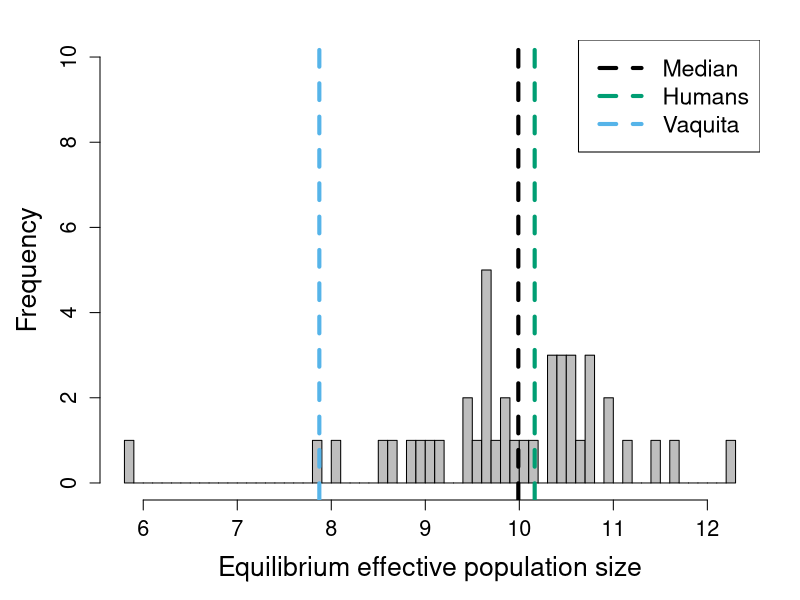

R code for this plot:

### script for creating Figure S4 in Kyriazis et al. 2023 AmNat

# setwd to directory containing data files

# read in data
data <- read.csv("het_table_mammals.csv", header=T)

# estimate Ne for each species as Ne=pi/(4*mu), where mu=1e-8
Ne <- data$Observed_pi/(4*1e-8)

# plot histogram of Ne
pdf("equilibrium_Ne.pdf", width = 7, height = 4)
par(mar=c(5,5,2,2))

lwd = 4
lty = 2
hist(log(Ne), breaks=50, main="", xlab="Equilibrium effective population size", cex.lab=1.6, cex.axis=1.3, col = "gray", ylim = c(0,10))
abline(v=median(log(Ne)), lty=lty, lwd=lwd)
abline(v=log(0.001037458/4e-8), lty=lty, lwd=lwd, col='#009E73')
abline(v=log(0.000105/4e-8), lty=lty, lwd=lwd, col="#56B4E9")
legend(lty = 2, col=c('black', '#009E73','#56B4E9'), legend = c('Median','Humans','Vaquita'), x='topright', lwd=4, cex=1.4)

dev.off()


# estimate median, mean, and quantiles
median(Ne)
mean(Ne)
quantile(Ne, probs = c(0.01,0.05,0.5,0.95))
min(Ne)
